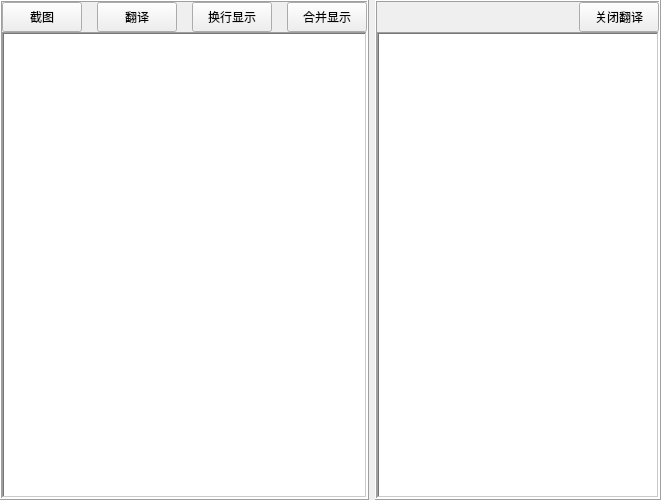
<?xml version="1.0" encoding="UTF-8"?>
<ui version="4.0">
 <class>MainWindow</class>
 <widget class="QMainWindow" name="MainWindow">
  <property name="geometry">
   <rect>
    <x>0</x>
    <y>0</y>
    <width>661</width>
    <height>500</height>
   </rect>
  </property>
  <property name="sizePolicy">
   <sizepolicy hsizetype="Expanding" vsizetype="Fixed">
    <horstretch>0</horstretch>
    <verstretch>0</verstretch>
   </sizepolicy>
  </property>
  <property name="minimumSize">
   <size>
    <width>500</width>
    <height>500</height>
   </size>
  </property>
  <property name="maximumSize">
   <size>
    <width>1000</width>
    <height>500</height>
   </size>
  </property>
  <property name="windowTitle">
   <string>OCR_QT</string>
  </property>
  <widget class="QWidget" name="centralWidget">
   <property name="sizePolicy">
    <sizepolicy hsizetype="Expanding" vsizetype="Expanding">
     <horstretch>0</horstretch>
     <verstretch>0</verstretch>
    </sizepolicy>
   </property>
   <layout class="QHBoxLayout" name="horizontalLayout_4" stretch="1,1">
    <property name="spacing">
     <number>6</number>
    </property>
    <property name="leftMargin">
     <number>0</number>
    </property>
    <property name="topMargin">
     <number>0</number>
    </property>
    <property name="rightMargin">
     <number>0</number>
    </property>
    <property name="bottomMargin">
     <number>0</number>
    </property>
    <item>
     <widget class="QFrame" name="frame_2">
      <property name="frameShape">
       <enum>QFrame::Box</enum>
      </property>
      <property name="frameShadow">
       <enum>QFrame::Raised</enum>
      </property>
      <layout class="QHBoxLayout" name="horizontalLayout_3">
       <property name="spacing">
        <number>0</number>
       </property>
       <property name="leftMargin">
        <number>0</number>
       </property>
       <property name="topMargin">
        <number>0</number>
       </property>
       <property name="rightMargin">
        <number>0</number>
       </property>
       <property name="bottomMargin">
        <number>0</number>
       </property>
       <item>
        <layout class="QVBoxLayout" name="verticalLayout_2">
         <property name="spacing">
          <number>0</number>
         </property>
         <item>
          <layout class="QHBoxLayout" name="horizontalLayout">
           <property name="spacing">
            <number>15</number>
           </property>
           <item>
            <widget class="QPushButton" name="screenshotButton">
             <property name="sizePolicy">
              <sizepolicy hsizetype="Expanding" vsizetype="Maximum">
               <horstretch>0</horstretch>
               <verstretch>30</verstretch>
              </sizepolicy>
             </property>
             <property name="maximumSize">
              <size>
               <width>16777215</width>
               <height>30</height>
              </size>
             </property>
             <property name="contextMenuPolicy">
              <enum>Qt::DefaultContextMenu</enum>
             </property>
             <property name="text">
              <string>截图</string>
             </property>
             <property name="checkable">
              <bool>false</bool>
             </property>
             <property name="autoDefault">
              <bool>false</bool>
             </property>
             <property name="default">
              <bool>false</bool>
             </property>
             <property name="flat">
              <bool>false</bool>
             </property>
            </widget>
           </item>
           <item>
            <widget class="QPushButton" name="translateButton">
             <property name="sizePolicy">
              <sizepolicy hsizetype="Expanding" vsizetype="Maximum">
               <horstretch>0</horstretch>
               <verstretch>0</verstretch>
              </sizepolicy>
             </property>
             <property name="minimumSize">
              <size>
               <width>0</width>
               <height>30</height>
              </size>
             </property>
             <property name="text">
              <string>翻译</string>
             </property>
            </widget>
           </item>
           <item>
            <widget class="QPushButton" name="splitButton">
             <property name="sizePolicy">
              <sizepolicy hsizetype="Expanding" vsizetype="Fixed">
               <horstretch>0</horstretch>
               <verstretch>30</verstretch>
              </sizepolicy>
             </property>
             <property name="minimumSize">
              <size>
               <width>0</width>
               <height>30</height>
              </size>
             </property>
             <property name="maximumSize">
              <size>
               <width>16777215</width>
               <height>30</height>
              </size>
             </property>
             <property name="text">
              <string>换行显示</string>
             </property>
            </widget>
           </item>
           <item>
            <widget class="QPushButton" name="mergeButton">
             <property name="sizePolicy">
              <sizepolicy hsizetype="Expanding" vsizetype="Maximum">
               <horstretch>0</horstretch>
               <verstretch>30</verstretch>
              </sizepolicy>
             </property>
             <property name="minimumSize">
              <size>
               <width>0</width>
               <height>30</height>
              </size>
             </property>
             <property name="text">
              <string>合并显示</string>
             </property>
            </widget>
           </item>
          </layout>
         </item>
         <item>
          <widget class="QTextEdit" name="resultEdit">
           <property name="sizePolicy">
            <sizepolicy hsizetype="Expanding" vsizetype="Expanding">
             <horstretch>0</horstretch>
             <verstretch>0</verstretch>
            </sizepolicy>
           </property>
           <property name="frameShape">
            <enum>QFrame::WinPanel</enum>
           </property>
           <property name="frameShadow">
            <enum>QFrame::Sunken</enum>
           </property>
           <property name="verticalScrollBarPolicy">
            <enum>Qt::ScrollBarAsNeeded</enum>
           </property>
           <property name="html">
            <string>&lt;!DOCTYPE HTML PUBLIC &quot;-//W3C//DTD HTML 4.0//EN&quot; &quot;http://www.w3.org/TR/REC-html40/strict.dtd&quot;&gt;
&lt;html&gt;&lt;head&gt;&lt;meta name=&quot;qrichtext&quot; content=&quot;1&quot; /&gt;&lt;style type=&quot;text/css&quot;&gt;
p, li { white-space: pre-wrap; }
&lt;/style&gt;&lt;/head&gt;&lt;body style=&quot; font-family:'SimSun'; font-size:9pt; font-weight:400; font-style:normal;&quot;&gt;
&lt;p align=&quot;justify&quot; style=&quot;-qt-paragraph-type:empty; margin-top:2px; margin-bottom:2px; margin-left:0px; margin-right:0px; -qt-block-indent:0; text-indent:0px; font-family:'SimSun'; font-size:11pt;&quot;&gt;&lt;br /&gt;&lt;/p&gt;&lt;/body&gt;&lt;/html&gt;</string>
           </property>
          </widget>
         </item>
        </layout>
       </item>
      </layout>
     </widget>
    </item>
    <item>
     <widget class="QFrame" name="frame">
      <property name="frameShape">
       <enum>QFrame::Box</enum>
      </property>
      <property name="frameShadow">
       <enum>QFrame::Raised</enum>
      </property>
      <layout class="QVBoxLayout" name="verticalLayout_3">
       <property name="spacing">
        <number>0</number>
       </property>
       <property name="leftMargin">
        <number>0</number>
       </property>
       <property name="topMargin">
        <number>0</number>
       </property>
       <property name="rightMargin">
        <number>0</number>
       </property>
       <property name="bottomMargin">
        <number>0</number>
       </property>
       <item>
        <layout class="QVBoxLayout" name="verticalLayout">
         <property name="spacing">
          <number>0</number>
         </property>
         <item>
          <layout class="QHBoxLayout" name="horizontalLayout_2" stretch="3,1">
           <item>
            <spacer name="horizontalSpacer">
             <property name="orientation">
              <enum>Qt::Horizontal</enum>
             </property>
             <property name="sizeHint" stdset="0">
              <size>
               <width>40</width>
               <height>20</height>
              </size>
             </property>
            </spacer>
           </item>
           <item>
            <widget class="QPushButton" name="exitTranslateButton">
             <property name="sizePolicy">
              <sizepolicy hsizetype="Expanding" vsizetype="Maximum">
               <horstretch>0</horstretch>
               <verstretch>20</verstretch>
              </sizepolicy>
             </property>
             <property name="minimumSize">
              <size>
               <width>0</width>
               <height>30</height>
              </size>
             </property>
             <property name="text">
              <string>关闭翻译</string>
             </property>
             <property name="flat">
              <bool>false</bool>
             </property>
            </widget>
           </item>
          </layout>
         </item>
         <item>
          <widget class="QTextEdit" name="translateEdit">
           <property name="sizePolicy">
            <sizepolicy hsizetype="Expanding" vsizetype="Expanding">
             <horstretch>0</horstretch>
             <verstretch>0</verstretch>
            </sizepolicy>
           </property>
           <property name="frameShape">
            <enum>QFrame::WinPanel</enum>
           </property>
           <property name="frameShadow">
            <enum>QFrame::Sunken</enum>
           </property>
           <property name="verticalScrollBarPolicy">
            <enum>Qt::ScrollBarAsNeeded</enum>
           </property>
           <property name="html">
            <string>&lt;!DOCTYPE HTML PUBLIC &quot;-//W3C//DTD HTML 4.0//EN&quot; &quot;http://www.w3.org/TR/REC-html40/strict.dtd&quot;&gt;
&lt;html&gt;&lt;head&gt;&lt;meta name=&quot;qrichtext&quot; content=&quot;1&quot; /&gt;&lt;style type=&quot;text/css&quot;&gt;
p, li { white-space: pre-wrap; }
&lt;/style&gt;&lt;/head&gt;&lt;body style=&quot; font-family:'SimSun'; font-size:9pt; font-weight:400; font-style:normal;&quot;&gt;
&lt;p align=&quot;justify&quot; style=&quot;-qt-paragraph-type:empty; margin-top:2px; margin-bottom:2px; margin-left:0px; margin-right:0px; -qt-block-indent:0; text-indent:0px; font-family:'SimSun'; font-size:11pt;&quot;&gt;&lt;br /&gt;&lt;/p&gt;&lt;/body&gt;&lt;/html&gt;</string>
           </property>
          </widget>
         </item>
        </layout>
       </item>
      </layout>
     </widget>
    </item>
   </layout>
  </widget>
 </widget>
 <layoutdefault spacing="6" margin="11"/>
 <resources/>
 <connections/>
</ui>
